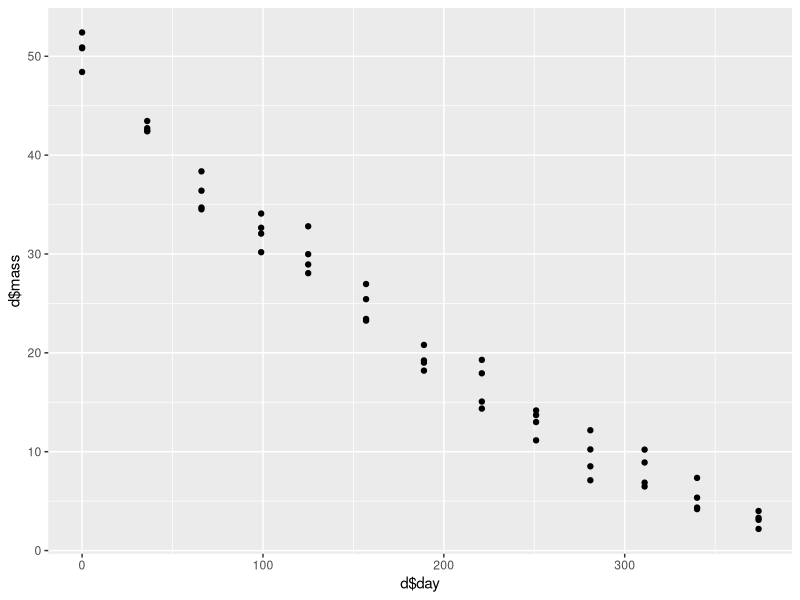
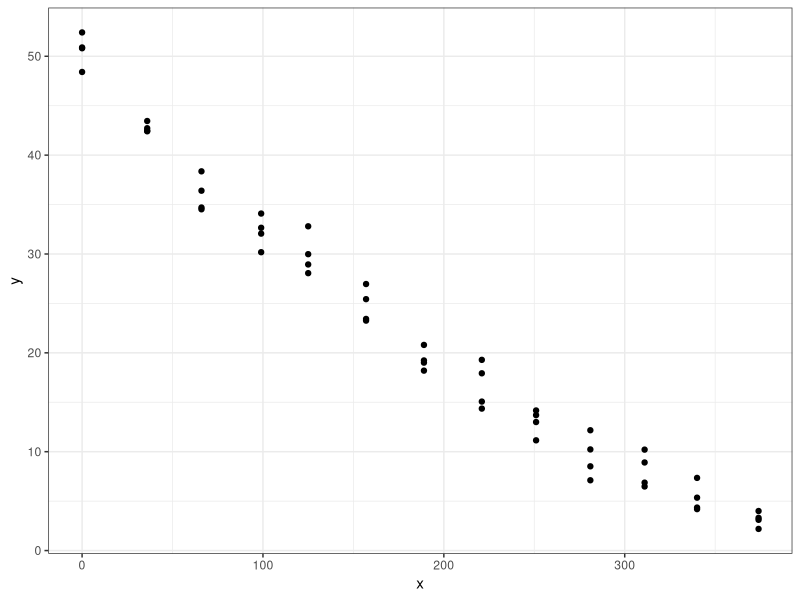
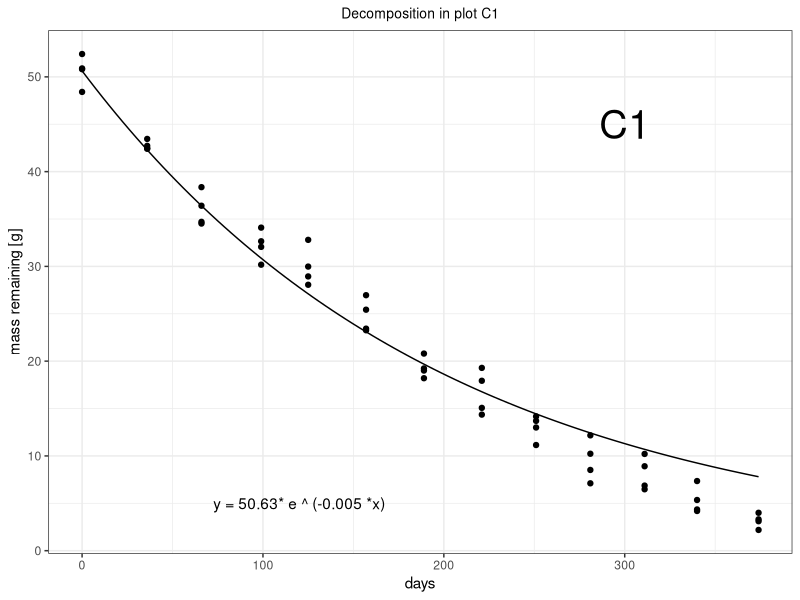
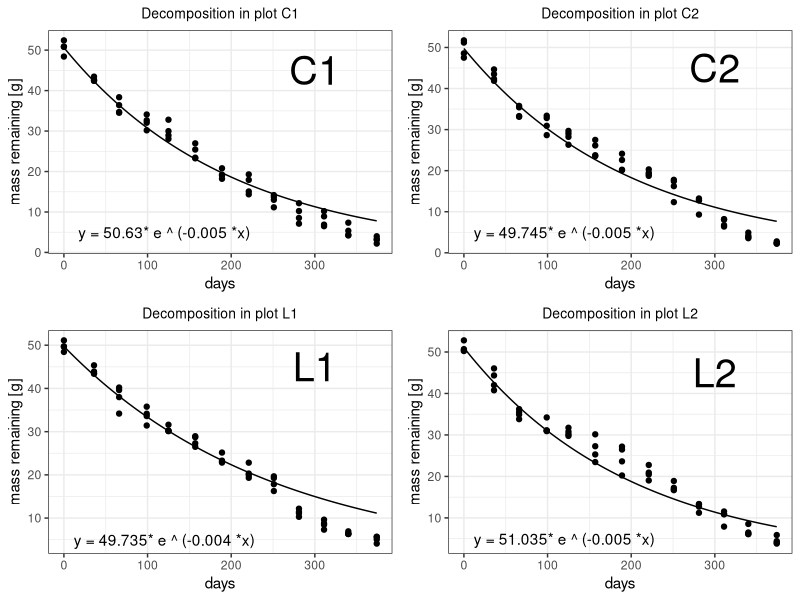

The R script that drew these images, in order:
#### load my fav. library ####
library(tidyverse)

# load in your data using read.csv(), remember your header
# alternative is read.csv2 (when you have "," in your orig. data)

d <- read.csv("data/leaf-decomp-data-3.csv", h = T)
head(d)
# give only variable names
names(d) # names(d[1:3]) if you only want to see some

# Find out what plots there are using unique()
unique(d$Plot)

plot_choice <- "C1"
plot_choice

d <- d %>% mutate(mass = Mass_g, plot = Plot) %>% filter(Plot == plot_choice) %>% 
  select(plot, day, mass) # day, Plot, mass
head(d)

#### fitting decay function ####

qplot(d$day, d$mass) # plot mass with time

start_val <- mean(d$mass[d$day == 0]) # getting mean of day 0
start_val

x <- d$day
y <- d$mass

fit <- nls(y ~ start_val * 2.718^(-k * x), start=list(k = 0.05))
# the higher your k, the faster will your leaves disappear
summary(fit)

k <- summary(fit)$coefficients[1]
k <- round(k, 3)

p1 <- ggplot() +
  geom_point(aes(x,y)) +
  theme_bw()
p1

e <- 2.718

# define our decay curve
decay_curve <- function(x){start_val * e^(-k * x)}

# add decay curve to plot

p1 + stat_function(fun = decay_curve) +
  annotate("text", x = 300, y = 45, label = plot_choice, size = 10) +
  annotate("text", label = 
             paste0("y = ",start_val, "* e ^ (-",k," *x)"), x = 120, y = 5) +
  xlab("days") +
  ylab("mass remaining [g]") +
  ggtitle(paste0("Decomposition in plot ", plot_choice)) +
  theme(plot.title = element_text(hjust = 0.5, size = 10)) # center title

# make your own function
add_two_numbers <- function(number1, number2){
  number1 + number2
}

add_two_numbers(number1 = 100, number2 = 50)
add_two_numbers(100, 50)

#### write your own decay-plotting function ####

plot_decay <- function(plot_choice){
  d <- read.csv("data/leaf-decomp-data-3.csv", h = T)

  d <- d %>% mutate(mass = Mass_g, plot = Plot) %>% filter(Plot == plot_choice) %>% 
    select(plot, day, mass) # day, Plot, mass
  head(d)
  
  start_val <- mean(d$mass[d$day == 0]) # getting mean of day 0
  start_val
  
  x <- d$day
  y <- d$mass
  
  fit <- nls(y ~ start_val * 2.718^(-k * x), start=list(k = 0.05))
  # the higher your k, the faster will your leaves disappear
  summary(fit)
  
  k <- summary(fit)$coefficients[1]
  k <- round(k, 3)
  
  p1 <- ggplot() +
    geom_point(aes(x,y)) +
    theme_bw()
  p1
  
  e <- 2.718
  
  # define our decay curve
  decay_curve <- function(x){start_val * e^(-k * x)}
  
  # add decay curve to plot
  
 p1 + stat_function(fun = decay_curve) +
    annotate("text", x = 300, y = 45, label = plot_choice, size = 10) +
    annotate("text", label = 
               paste0("y = ",start_val, "* e ^ (-",k," *x)"), x = 120, y = 5) +
    xlab("days") +
    ylab("mass remaining [g]") +
    ggtitle(paste0("Decomposition in plot ", plot_choice)) +
    theme(plot.title = element_text(hjust = 0.5, size = 10)) # center title
 }

plot1 <- plot_decay(plot_choice = "C1")
plot2 <- plot_decay(plot_choice = "C2")
plot3 <- plot_decay(plot_choice = "L1")
plot4 <- plot_decay(plot_choice = "L2")

# plot together and save
# install.packages("gridExtra")
library(gridExtra)
all_together <- grid.arrange(plot1, plot2, plot3, plot4,  ncol = 2)
all_together

ggsave("figs/all-decompositions.png", plot = all_together,
       width = 20, height = 20, units = "cm")










